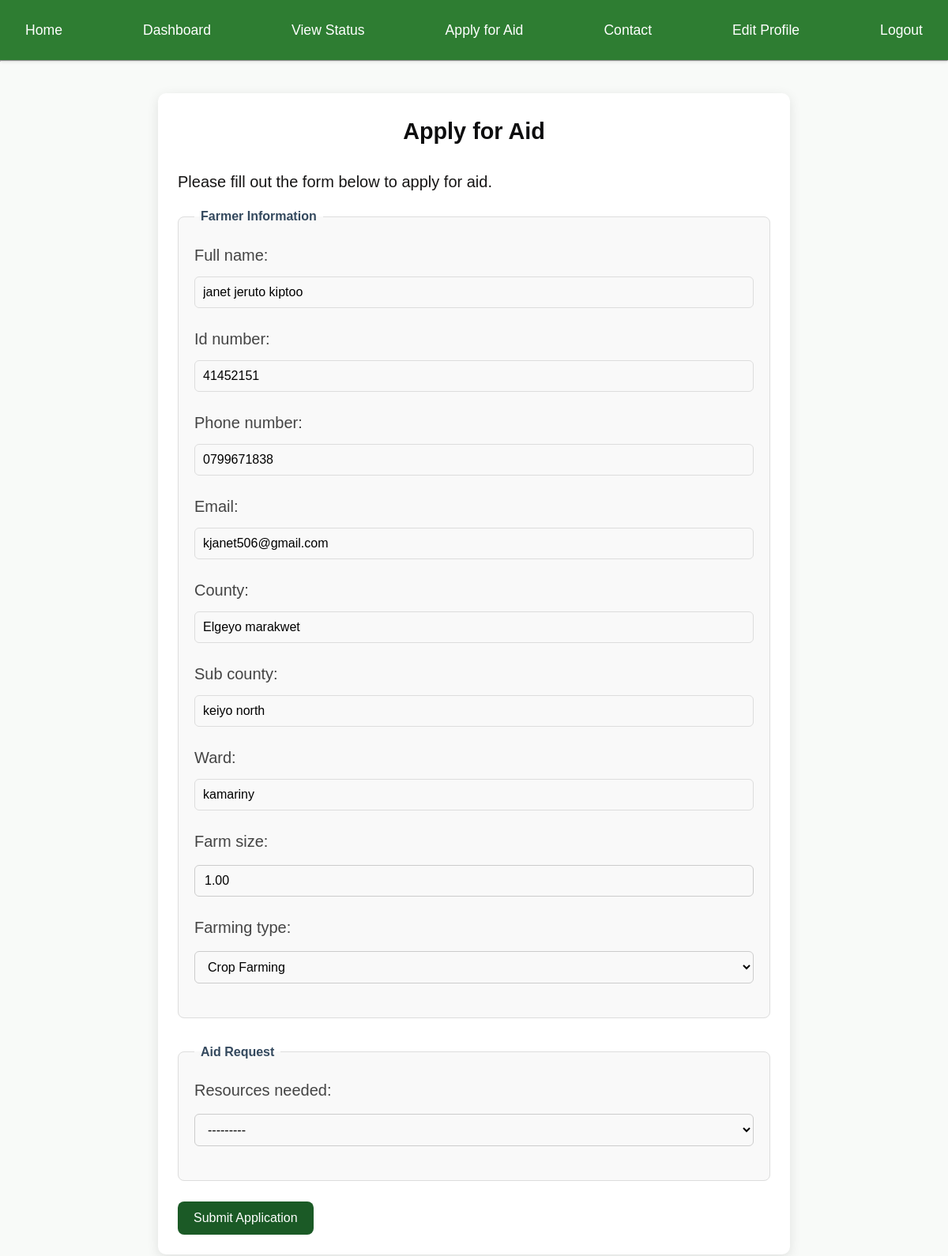
The app's page /apply/ (signed in), older data.
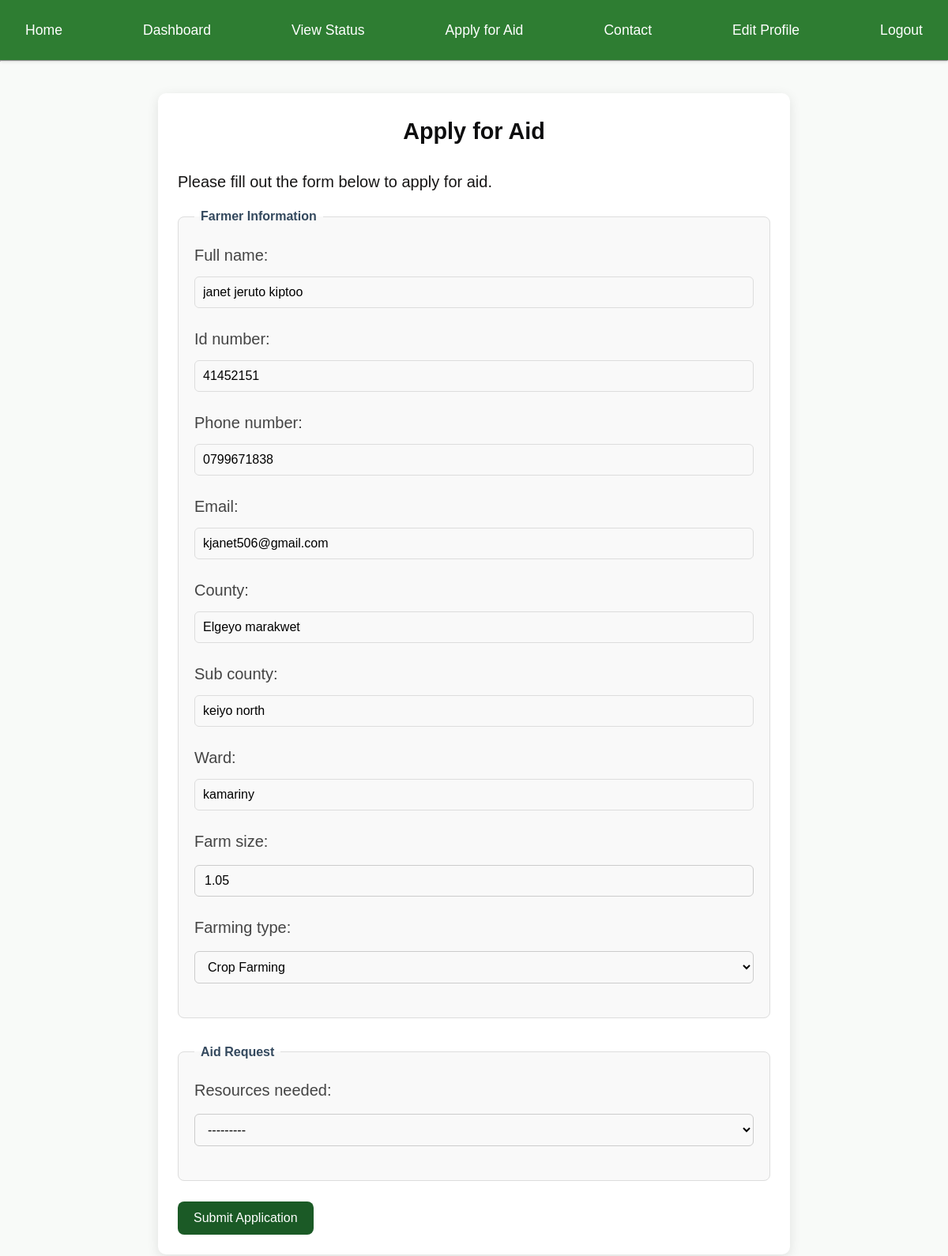
The same page, newer data.
### core/models.py (models this page shows, shortened)
class Farmer(models.Model):
    user = models.OneToOneField(User, on_delete=models.CASCADE, null=True, blank=True)
    full_name = models.CharField(max_length=200)
    id_number = models.CharField(max_length=50, unique=True)
    phone_number = models.CharField(max_length=20)
    email = models.EmailField(blank=True, null=True)
    county = models.CharField(max_length=100)
    sub_county = models.CharField(max_length=100)
    ward = models.CharField(max_length=100)
    farm_size = models.DecimalField(max_digits=10, decimal_places=2)
    farming_type = models.CharField(
        max_length=50,
        choices=[
            ('crop', 'Crop Farming'),
            ('livestock', 'Livestock Farming'),
            ('mixed', 'Mixed Farming'),
        ], blank=True,
    null=True
    )
    latitude = models.DecimalField(max_digits=9, decimal_places=6, blank=True, null=True)
    longitude = models.DecimalField(max_digits=9, decimal_places=6, blank=True, null=True)
    created_at = models.DateTimeField(auto_now_add=True)

### core/views.py (the view)
# urls.py: path("apply/", views.apply_aid, name="apply_aid"),
@login_required
def apply_aid(request):
    farmer = Farmer.objects.filter(user=request.user).first()
    if request.method == "POST":
        farmer_form = FarmerForm(request.POST, instance=farmer)
        aid_form = AidApplicationForm(request.POST)
        if farmer_form.is_valid():
            farmer = farmer_form.save(commit=False)
            farmer.user = request.user
            farmer.save()
            messages.success(request, "Farmer profile saved successfully ✅")
        else:
            messages.error(request, "Please correct the farmer info errors.")
        if farmer and aid_form.is_valid():
            resource = aid_form.cleaned_data["resources_needed"]
            existing_application = AidApplication.objects.filter(
                farmer=farmer,
                resources_needed=resource
            ).exclude(status="rejected").exists()
            if existing_application:
                messages.error(
                    request,
                    f"You already have an active application for {resource}. Please wait for it to be processed."
                )
            else:
                aid_application = aid_form.save(commit=False)
                aid_application.farmer = farmer
                aid_application.save()
                messages.success(request, "Aid application submitted successfully ✅")
            return redirect("dashboard")  # after submission, go to dashboard
    else:
        farmer_form = FarmerForm(instance=farmer)
        aid_form = AidApplicationForm()
    return render(
        request,
        "core/apply_aid.html",
        {"farmer_form": farmer_form, "aid_form": aid_form, "farmer": farmer}
    )

### core/forms.py
class FarmerForm(forms.ModelForm):
    class Meta:
        model = Farmer
        fields = [
            "full_name",
            "id_number",
            "phone_number",
            "email",
            "county",
            "sub_county",
            "ward",
            "farm_size",
            "farming_type",
        ]
        widgets = {
            "full_name": forms.TextInput(attrs={"class": "form-control"}),
            "id_number": forms.TextInput(attrs={"class": "form-control"}),
            "phone_number": forms.TextInput(attrs={"class": "form-control"}),
            "email": forms.EmailInput(attrs={"class": "form-control"}),
            "county": forms.TextInput(attrs={"class": "form-control"}),
            "sub_county": forms.TextInput(attrs={"class": "form-control"}),
            "ward": forms.TextInput(attrs={"class": "form-control"}),
            "farm_size": forms.NumberInput(attrs={"class": "form-control"}),
            "farming_type": forms.Select(attrs={"class": "form-control"}),
        }

### core/templates/core/apply_aid.html (shortened to what this page needs)
{% extends "base.html" %}
{% block content %}
<div class="apply-aid-container">
    <h2>Apply for Aid</h2>
    <p>Please fill out the form below to apply for aid.</p>
    <form method="POST" class="apply-form">
        <div class="form-sections">
            <fieldset class="form-box">
                <legend>Farmer Information</legend>
                {{ farmer_form.as_p }}
            </fieldset>
            <fieldset class="form-box">
                <legend>Aid Request</legend>
                {{ aid_form.as_p }}
            </fieldset>
        </div><br>
        <div class="form-actions">
            <button type="submit" class="btn-submit">Submit Application</button>
        </div>
    </form>
</div>
{% endblock %}

Row changes from the older to the newer data that the page shows:
changed Farmer "janet jeruto kiptoo": farm_size "1.00" → "1.05"
